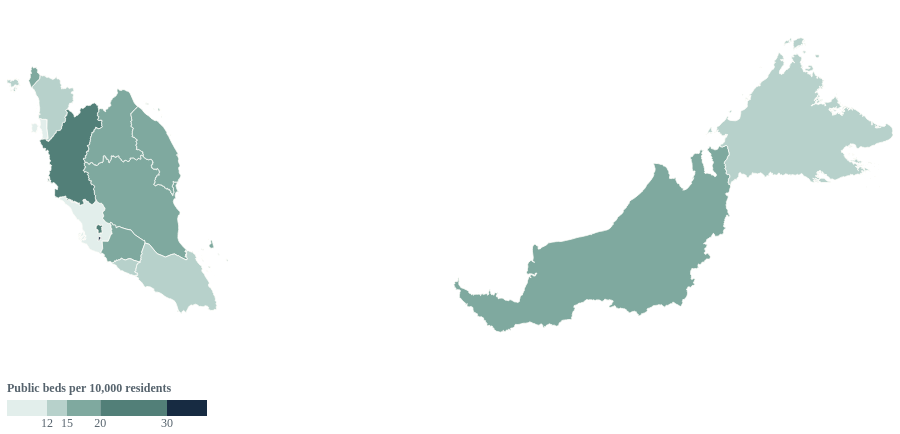

Write a Vega-Lite specification for this figure.
### Vega-Lite specification from a JSON file in a GitHub repository (floating-point values rounded to 4 significant figures; data arrays with more than 128 entries replaced by an {"elided": "..."} marker saying what was removed)
{"$schema": "https://vega.github.io/schema/vega-lite/v6.json", "width": 900, "background": "transparent", "autosize": {"type": "fit-x", "contains": "padding", "resize": true}, "config": {"font": "DM Sans", "view": {"stroke": null}, "axis": {"labelFontSize": 12, "titleFontSize": 12, "titleFontWeight": "normal", "labelColor": "#56636d", "titleColor": "#56636d", "gridColor": "#e7e4de", "domain": false, "tickColor": "#d6d3cb", "labelPadding": 9, "titlePadding": 15}, "legend": {"labelFontSize": 12, "titleFontSize": 12, "labelColor": "#56636d", "titleColor": "#56636d", "orient": "top", "direction": "horizontal", "title": null}, "text": {"font": "DM Sans"}}, "height": 360, "data": {"values": [{"type": "Feature", "properties": {"state": "Selangor", "code_state": 10, "rate": 11.32, "beds": 8334, "residents": 7362700}, "geometry": {"type": "MultiPolygon", "coordinates": {"elided": "13 rows, 2172 float values in total"}}}, {"type": "Feature", "properties": {"state": "Pahang", "code_state": 6, "rate": 15.87, "beds": 2646, "residents": 1667700}, "geometry": {"type": "MultiPolygon", "coordinates": {"elided": "6 rows, 2492 float values in total"}}}, {"type": "Feature", "properties": {"state": "Pulau Pinang", "code_state": 7, "rate": 11.82, "beds": 2129, "residents": 1800500}, "geometry": {"type": "MultiPolygon", "coordinates": {"elided": "8 rows, 520 float values in total"}}}, {"type": "Feature", "properties": {"state": "Sarawak", "code_state": 13, "rate": 16.64, "beds": 4189, "residents": 2517500}, "geometry": {"type": "MultiPolygon", "coordinates": {"elided": "4 rows, 5252 float values in total"}}}, {"type": "Feature", "properties": {"state": "Kedah", "code_state": 2, "rate": 13.17, "beds": 2919, "residents": 2217100}, "geometry": {"type": "MultiPolygon", "coordinates": {"elided": "67 rows, 2790 float values in total"}}}, {"type": "Feature", "properties": {"state": "Perak", "code_state": 8, "rate": 23.43, "beds": 6021, "residents": 2569400}, "geometry": {"type": "MultiPolygon", "coordinates": {"elided": "3 rows, 2792 float values in total"}}}, {"type": "Feature", "properties": {"state": "Sabah", "code_state": 12, "rate": 13.62, "beds": 5097, "residents": 3742000}, "geometry": {"type": "MultiPolygon", "coordinates": {"elided": "113 rows, 9014 float values in total"}}}, {"type": "Feature", "properties": {"state": "Kelantan", "code_state": 3, "rate": 15.82, "beds": 2987, "residents": 1887900}, "geometry": {"type": "MultiPolygon", "coordinates": {"elided": "1x1x952x2 float values"}}}, {"type": "Feature", "properties": {"state": "Negeri Sembilan", "code_state": 5, "rate": 15.95, "beds": 1977, "residents": 1239500}, "geometry": {"type": "MultiPolygon", "coordinates": {"elided": "1x1x310x2 float values"}}}, {"type": "Feature", "properties": {"state": "W.P. Kuala Lumpur", "code_state": 14, "rate": 26.59, "beds": 5498, "residents": 2067500}, "geometry": {"type": "MultiPolygon", "coordinates": {"elided": "1x1x157x2 float values"}}}, {"type": "Feature", "properties": {"state": "W.P. Labuan", "code_state": 15, "rate": 12.1, "beds": 122, "residents": 100800}, "geometry": {"type": "MultiPolygon", "coordinates": {"elided": "7 rows, 252 float values in total"}}}, {"type": "Feature", "properties": {"state": "Perlis", "code_state": 9, "rate": 17.42, "beds": 517, "residents": 296800}, "geometry": {"type": "MultiPolygon", "coordinates": {"elided": "1x1x128x2 float values"}}}, {"type": "Feature", "properties": {"state": "Johor", "code_state": 1, "rate": 13.02, "beds": 5448, "residents": 4184400}, "geometry": {"type": "MultiPolygon", "coordinates": {"elided": "37 rows, 1902 float values in total"}}}, {"type": "Feature", "properties": {"state": "Melaka", "code_state": 4, "rate": 12.89, "beds": 1349, "residents": 1046700}, "geometry": {"type": "MultiPolygon", "coordinates": {"elided": "12 rows, 554 float values in total"}}}, {"type": "Feature", "properties": {"state": "Terengganu", "code_state": 11, "rate": 16.0, "beds": 1971, "residents": 1231500}, "geometry": {"type": "MultiPolygon", "coordinates": {"elided": "27 rows, 1664 float values in total"}}}, {"type": "Feature", "properties": {"state": "W.P. Putrajaya", "code_state": 16, "rate": 70.16, "beds": 844, "residents": 120300}, "geometry": {"type": "MultiPolygon", "coordinates": [[[[101.7, 2.972], [101.7, 2.968], [101.7, 2.967], [101.7, 2.963], [101.7, 2.963], [101.7, 2.961], [101.7, 2.964], [101.7, 2.955], [101.7, 2.955], [101.7, 2.953], [101.7, 2.929], [101.7, 2.929], [101.7, 2.913], [101.7, 2.913], [101.7, 2.909], [101.7, 2.909], [101.7, 2.906], [101.7, 2.905], [101.7, 2.901], [101.7, 2.898], [101.7, 2.894], [101.7, 2.893], [101.7, 2.882], [101.7, 2.881], [101.7, 2.88], [101.7, 2.879], [101.7, 2.881], [101.7, 2.876], [101.7, 2.883], [101.7, 2.879], [101.7, 2.899], [101.7, 2.904], [101.7, 2.908], [101.7, 2.91], [101.7, 2.915], [101.7, 2.915], [101.7, 2.919], [101.7, 2.923], [101.7, 2.931], [101.7, 2.938], [101.7, 2.944], [101.7, 2.946], [101.7, 2.948], [101.7, 2.953], [101.7, 2.958], [101.7, 2.964], [101.7, 2.97], [101.7, 2.972], [101.7, 2.971], [101.7, 2.979], [101.7, 2.983], [101.7, 2.979], [101.7, 2.972]]]]}}]}, "projection": {"type": "mercator"}, "mark": {"type": "geoshape", "stroke": "#fffefa", "strokeWidth": 0.8}, "encoding": {"color": {"field": "properties.rate", "type": "quantitative", "scale": {"type": "threshold", "domain": [12, 15, 20, 30], "range": ["#e2eeeb", "#b7d1cb", "#7fa99f", "#527f78", "#172b42"]}, "legend": {"orient": "bottom", "title": "Public beds per 10,000 residents", "titleLimit": 300, "labelExpr": "datum.label", "symbolType": "square"}}, "opacity": {"condition": [{"test": "datum.properties.state === hoveredState || datum.properties.state === \"\"", "value": 1}, {"test": "hoveredState !== ''", "value": 0.65}], "value": 1}, "stroke": {"condition": {"test": "datum.properties.state === hoveredState || datum.properties.state === \"\"", "value": "#f36c4f"}, "value": "#fffefa"}, "strokeWidth": {"condition": {"test": "datum.properties.state === hoveredState || datum.properties.state === \"\"", "value": 2.8}, "value": 0.8}, "tooltip": [{"field": "properties.state", "title": "State / federal territory"}, {"field": "properties.rate", "format": ".2f", "title": "Public beds / 10,000"}, {"field": "properties.beds", "format": ",", "title": "Public beds"}, {"field": "properties.residents", "format": ",", "title": "Residents (2024)"}]}, "params": [{"name": "hoveredState", "value": ""}], "usermeta": {"export": {"generator": "choroplethMapSpec", "arguments": [900, "", "All Malaysia"], "chartId": "choropleth", "note": "Region buttons, state selection and detail panel require React. Hover emphasis is driven by the website; hoveredState starts empty. Tooltip definitions are retained. Width is a fixed snapshot; page layout and fonts are supplied by the host."}}}
